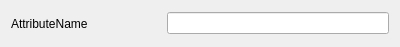
<?xml version="1.0" encoding="UTF-8"?>
<ui version="4.0">
 <class>EditAttributeWidget</class>
 <widget class="QWidget" name="EditAttributeWidget">
  <property name="geometry">
   <rect>
    <x>0</x>
    <y>0</y>
    <width>400</width>
    <height>47</height>
   </rect>
  </property>
  <property name="windowTitle">
   <string>Form</string>
  </property>
  <layout class="QHBoxLayout" name="horizontalLayout">
   <item>
    <widget class="QLabel" name="labelName">
     <property name="minimumSize">
      <size>
       <width>150</width>
       <height>0</height>
      </size>
     </property>
     <property name="text">
      <string>AttributeName</string>
     </property>
    </widget>
   </item>
   <item>
    <widget class="QLineEdit" name="lineEditDisplayName"/>
   </item>
  </layout>
 </widget>
 <resources/>
 <connections/>
</ui>
